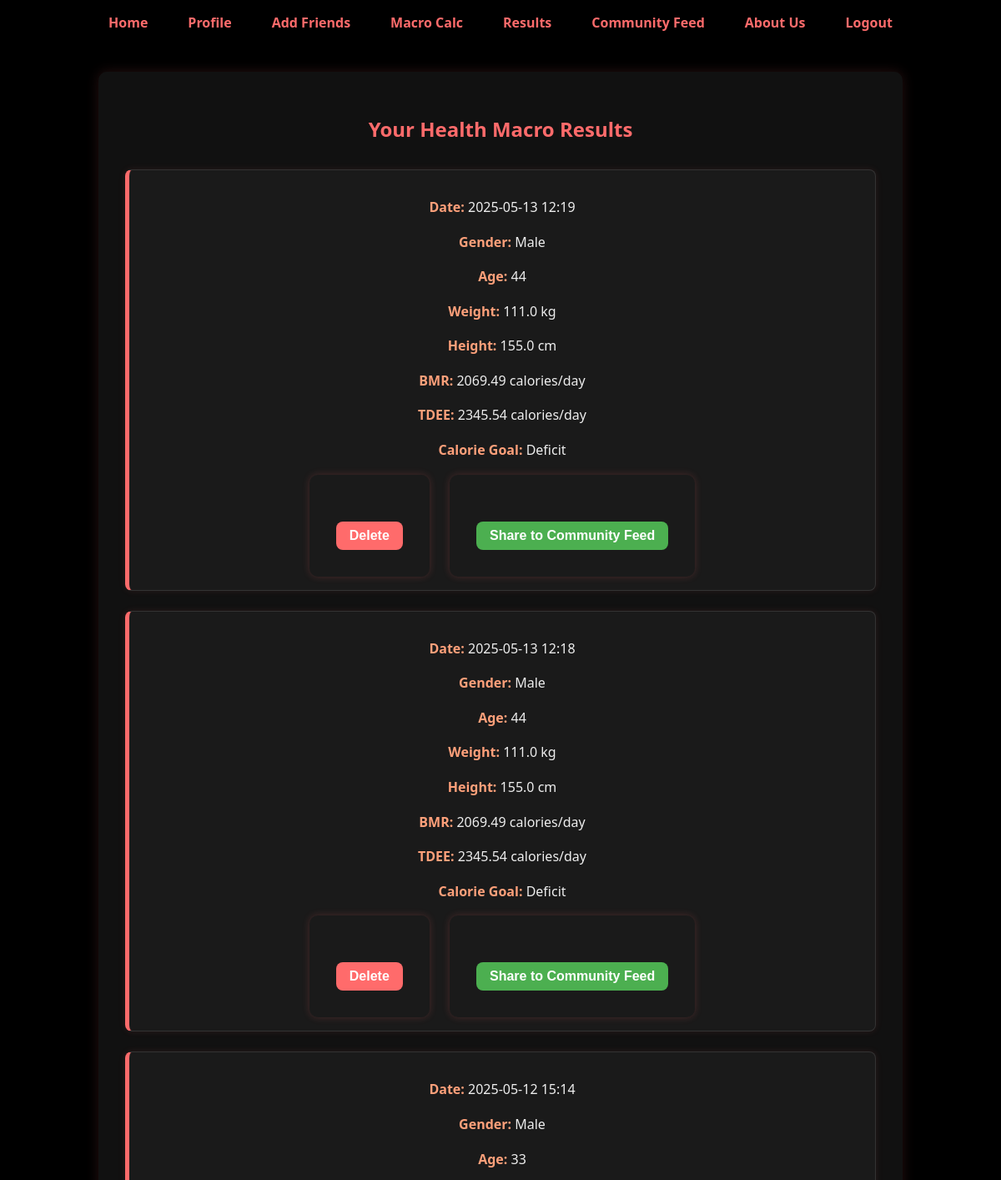
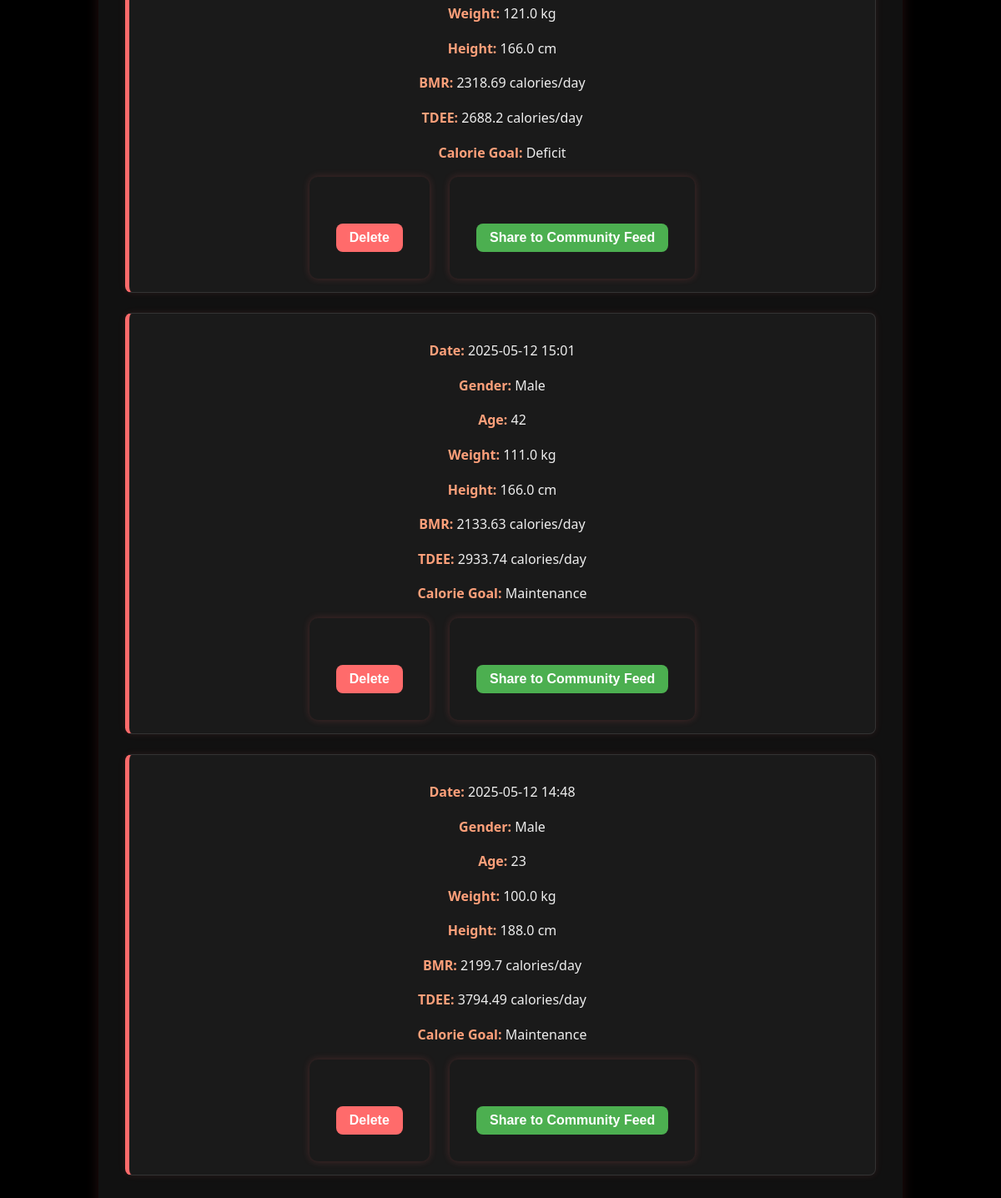
The app's page /results (signed in) with its own data (2 pictures, top to bottom).
### app/models.py (models this page shows)
class MacroPost(db.Model):
    id = db.Column(db.Integer, primary_key=True)
    gender = db.Column(db.String(10), nullable=False)
    age = db.Column(db.Integer, nullable=False)
    weight = db.Column(db.Float, nullable=False)
    height = db.Column(db.Float, nullable=False)
    bmr = db.Column(db.Float, nullable=False)
    tdee = db.Column(db.Float, nullable=False)
    calorie_goal = db.Column(db.String(10), nullable=False, server_default='maintain')
    timestamp = db.Column(db.DateTime, server_default=db.func.now())
    user_id = db.Column(db.Integer, db.ForeignKey('user.id'), nullable=False)
    user = db.relationship('User', backref=db.backref('macroposts', lazy=True))

### app/routes.py (the view)
@app.route("/results")
def results():
    macro_posts = []
    if current_user.is_authenticated:
        macro_posts = MacroPost.query.filter_by(user_id=current_user.id).order_by(MacroPost.timestamp.desc()).all()
    return render_template("results.html", macro_posts=macro_posts)

### app/__init__.py (called while the page is built)
@login_manager.user_loader
def load_user(user_id):
    return User.query.get(int(user_id))

### app/templates/results.html (shortened to what this page needs)
{% extends "base.html" %}
{% block content %}
<section>
    <h1>Your Health Macro Results</h1>
    {% if macro_posts and macro_posts|length > 0 %}
        <div class="macro-history" style="margin-top: 2rem;">
            <ul>
                {% for post in macro_posts %}
                    <li style="margin-bottom: 1.5rem; text-align:center;">
                        <p><strong>Date:</strong> {{ post.timestamp.strftime('%Y-%m-%d %H:%M') }}</p>
                        <p><strong>Gender:</strong> {{ post.gender|capitalize }}</p>
                        <p><strong>Age:</strong> {{ post.age }}</p>
                        <p><strong>Weight:</strong> {{ post.weight }} kg</p>
                        <p><strong>Height:</strong> {{ post.height }} cm</p>
                        <p><strong>BMR:</strong> {{ post.bmr }} calories/day</p>
                        <p><strong>TDEE:</strong> {{ post.tdee }} calories/day</p>
                        <p><strong>Calorie Goal:</strong> {{ post.calorie_goal|capitalize }}</p>
                        <form action="{{ url_for('delete_macro_post', post_id=post.id) }}" method="POST" style="display:inline-block; margin: 0 10px;">
                            <button type="submit" onclick="return confirm('Are you sure you want to delete this entry?');" style="background-color: #ff6b6b; color: #fff; font-weight: bold; padding: 8px 16px; border: none; border-radius: 8px; cursor: pointer;">Delete</button>
                        </form>
                        <form action="{{ url_for('create_feed_post', post_id=post.id) }}" method="POST" style="display:inline-block; margin: 0 10px;">
                            <button type="submit" style="background-color: #4CAF50; color: #fff; font-weight: bold; padding: 8px 16px; border: none; border-radius: 8px; cursor: pointer;">Share to Community Feed</button>
                        </form>
                    </li>
                {% endfor %}
            </ul>
        </div>
    {% else %}
        <div class="no-results-message" style="text-align:center; font-size: 1.1rem; margin-top: 2rem;">
            <p style='color:#ff6b6b;'>❌ No results found. Please calculate your macros first on the <a href='/calculator' style='color:#6bffff; text-decoration:underline;'>Macro Calc</a> page.</p>
        </div>
    {% endif %}
</section>
{% endblock %}

### app/static/css/style.css (style rules this page uses)
body { background-color: #000; color: #eee; font-family: 'Segoe UI', Tahoma, Geneva, Verdana, sans-serif; margin: 0; padding: 0; }
h1, h2 { color: #ff6b6b; text-align: center; }
form { background-color: #1a1a1a; padding: 2rem; border-radius: 10px; max-width: 500px; margin: 2rem auto; box-shadow: 0 0 10px rgba(255, 107, 107, 0.2); }
input, select, button { width: 100%; padding: 0.7rem; margin-top: 0.5rem; border-radius: 5px; border: none; background-color: #333; color: #fff; font-size: 1rem; }
button { background-color: #ff6b6b; color: #000; font-weight: bold; margin-top: 1.5rem; cursor: pointer; transition: background-color 0.3s; }
section { background-color: #111; color: #eee; max-width: 900px; margin: 2rem auto; padding: 2rem; border-radius: 10px; box-shadow: 0 0 15px rgba(255, 107, 107, 0.15); }
section p { font-size: 1rem; line-height: 1.6; }
.macro-history ul { list-style: none; padding: 0; margin: 0; }
.macro-history li { background-color: #1a1a1a; border: 1px solid #333; border-left: 5px solid #ff6b6b; border-radius: 8px; padding: 1rem; margin-bottom: 1rem; box-shadow: 0 0 8px rgba(255, 107, 107, 0.1); transition: transform 0.2s ease; }
.macro-history strong { color: #ffa07a; }

### records on screen
MacroPost: timestamp "2025-05-13 12:19", gender "Male", age "44", weight "111.0", height "155.0", bmr "2069.49", tdee "2345.54", calorie_goal "Deficit"
MacroPost: timestamp "2025-05-13 12:18", gender "Male", age "44", weight "111.0", height "155.0", bmr "2069.49", tdee "2345.54", calorie_goal "Deficit"
MacroPost: timestamp "2025-05-12 15:14", gender "Male", age "33", weight "121.0", height "166.0", bmr "2318.69", tdee "2688.2", calorie_goal "Deficit"
MacroPost: timestamp "2025-05-12 15:01", gender "Male", age "42", weight "111.0", height "166.0", bmr "2133.63", tdee "2933.74", calorie_goal "Maintenance"
MacroPost: timestamp "2025-05-12 14:48", gender "Male", age "23", weight "100.0", height "188.0", bmr "2199.7", tdee "3794.49", calorie_goal "Maintenance"
